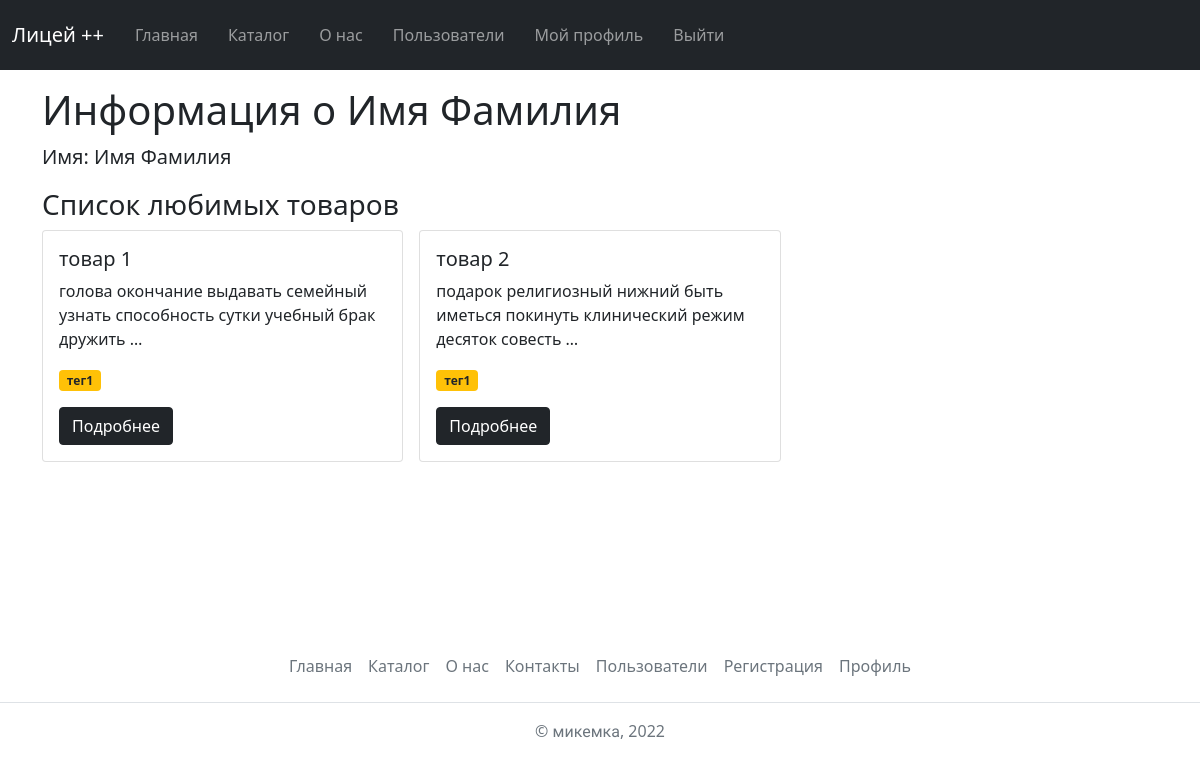
/auth/users/4/, run on the app's committed database.
### catalog/models.py (models this page shows, shortened)
class Item(Published):
    name = models.CharField(
        verbose_name='Название товара',
        max_length=150
    )
    text = models.TextField(
        verbose_name='Текст',
        help_text='Минимум два слова. Обязательно должно содержаться слово превосходно или роскошно', validators=(validate_required_words, validate_words_count)
    )
    tags = models.ManyToManyField(
        verbose_name='Теги',
        to='Tag',
        related_name='items'
    )
    category = models.ForeignKey(
        verbose_name='Категория',
        to='Category',
        related_name='items',
        on_delete=models.RESTRICT
    )
    objects = ItemManager()
    class Meta:
        verbose_name = 'товар'
        verbose_name_plural = 'товары'

class Tag(Slug, Published, Name):
    objects = TagManager()
    def __str__(self) -> str:
        if self.name:
            return self.name
        return self.slug
    class Meta:
        verbose_name = 'тег'
        verbose_name_plural = 'теги'

### users/views.py (the view)
# urls.py: path('users/<int:pk>/', views.user_detail, name='user_detail'),
def user_detail(request, pk):
    user = get_object_or_404(User.objects.only(
        'email', 'first_name', 'last_name', 'profile__birthday'
    ).select_related('profile'), pk=pk)
    liked = Item.objects.user_liked_items(user)
    TEMPLATE = 'users/user_detail.html'
    return render(request, TEMPLATE, {
        'user': user,
        'items': liked,
    })

### catalog/models.py (called while the page is built)
    def published_tags(self):
        return self.filter(is_published=True)

    def user_liked_items(self, user):
        return self.filter(
            pk__in=Rating.objects.filter(
                user=user,
                star=5
            ).values_list('item_id')
        ).prefetch_related(
            Prefetch(
                'tags',
                queryset=Tag.objects.published_tags()
            )
        ).only(
            'name',
            'text',
            'tags__name',
            'category_id',
        )

### templates/users/user_detail.html (shortened to what this page needs)
{% extends 'base.html' %}
{% block content %}
<div class="container mt-3">
    <h1>
        Информация о
        {% if user.first_name or user.last_name %}
            {{ user.first_name }} {{ user.last_name }}
        {% else %}
            {{ user.username }}
        {% endif %}
    </h1>
    {% if user.first_name or user.last_name %}
    <p class="lead">Имя: {{ user.first_name }} {{ user.last_name }}</p>
    {% endif %}
    {% if items %}
    <h3>Список любимых товаров</h3>
    {% include 'core/item_list_base.html' %}
    {% else %}
    <h3>Любимых товаров нет</h3>
    {% endif %}
</div>
{% endblock %}

### templates/core/item_list_base.html
<div class="row row-cols-1 row-cols-sm-2 row-cols-md-3 g-3">
{% for item in items %}
    <div class="col">
        <div class="card">
            <div class="card-body">
                <h5 class="card-title">{{ item.name }}</h5>
                <p class="card-text">{{ item.text|truncatewords:10 }}</p>
                <p><span class="badge bg-warning text-dark">
                    {{ item.tags.all|join:'</span> <span class="badge bg-warning text-dark">' }}
                </span></p>
                <a href="{% url 'item_detail' pk=item.id %}" class="btn btn-dark">Подробнее</a>
            </div>
        </div>
    </div>
{% empty %}
    <div class="alert alert-danger" role="alert">Список пуст. Эй, админ, добавь инфы!</div>
{% endfor %}
</div>

### static/css/main.css (style rules this page uses)
* { margin: 0; padding: 0; }
html, body { height: 100%; }

### data on the page
Item: name "товар 1", text "голова окончание выдавать семейный узнать способность сутки учебный брак дружить …", tags.all "тег1"
Item: name "товар 2", text "подарок религиозный нижний быть иметься покинуть клинический режим десяток совесть …", tags.all "тег1"

### other printed values
{{ user.first_name }} "Имя"
{{ user.last_name }} "Фамилия"
